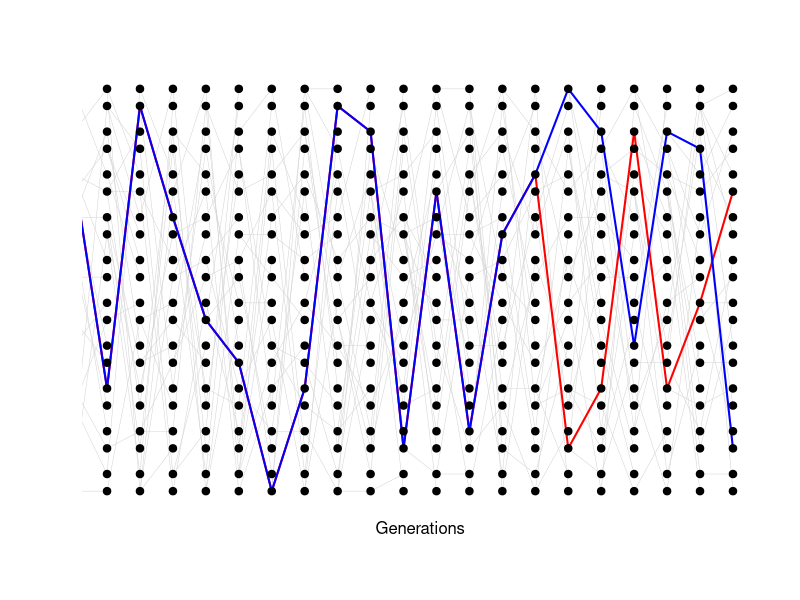

The R script that drew this image:
N<-10
offset<-0.2

num.gens<-20
plot(c(1,num.gens),c(1,N),type="n",axes=FALSE,xlab="",ylab="")
mtext(side=1,line=1,"Generations")
num.tracked<-2
track.this.allele<-vector("list", 2*N)

track.this.allele[sample(1:(2*N),num.tracked)]<-1:num.tracked

track.this.allele.next.gen<-vector("list", 2*N)
col.allele<-c("red","blue")  #rainbow(num.tracked)
for(i in num.gens:1){
	
for(ind in 1:N){
	
		par<-sample(1:N,2,replace=FALSE)
		which.allele<-sample(c(-1,1),1)
		lines(c(i,i-1), c(ind-offset,par[1]+which.allele*offset),col="light grey",lwd=0.5)
		if(!is.null(track.this.allele[[2*ind-1]])){
			this.one<-2*par[1] +ifelse(which.allele==1,0,-1); 
			track.this.allele.next.gen[[this.one]]  <- c(track.this.allele.next.gen[[this.one]],track.this.allele[[2*ind-1]])
			}
			
		which.allele<-sample(c(-1,1),1)
		lines(c(i,i-1), c(ind+offset,par[2]+which.allele*offset),col="light grey",lwd=0.5)
		if(!is.null(track.this.allele[[2*ind]])){ 
					this.one<-2*par[2] +ifelse(which.allele==1,0,-1); 
			track.this.allele.next.gen[[ this.one]]  <- c(track.this.allele.next.gen[[this.one]],track.this.allele[[2*ind]])
			}
#		recover()
	}
	for(this.allele in 1:num.tracked){ 
		daughter<-which(sapply(track.this.allele,function(allele){any(allele==this.allele)}))
		parent<-which(sapply(track.this.allele.next.gen,function(allele){any(allele==this.allele)}))
		lines(c(i,i-1), c(ceiling(daughter/2)+offset* ifelse(daughter %% 2,-1,1) ,ceiling(parent/2) + offset*ifelse(parent %% 2,-1,1) ),col=col.allele[this.allele],lwd=2)
		}
		
	points(rep(i,N),1:N+offset, pch=19,cex=1)
	points(rep(i,N),1:N-offset, pch=19,cex=1)
	 track.this.allele<-track.this.allele.next.gen
	 track.this.allele.next.gen<-vector("list", 2*N)
	}
